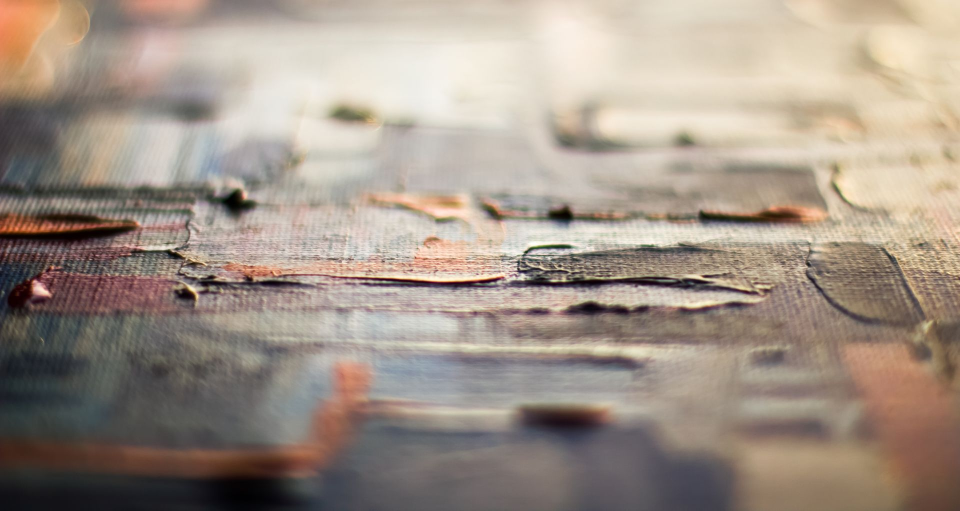
#> input picture textures-source/paint-pexels-oil-1047525.jpg, 1920 x 1022 px, given as the content of the folder ../textures-source/paint-pexels-oil-1047525.jpg, which was not available (shown at 1/2 size)
$ python prepare_textures.py ../textures-source/paint-pexels-oil-1047525.jpg ../textures-source/paint-pexels-rough-canvas-25949753.jpg
#> lines starting #> are read from the running program, lines starting #| are printed output that depends on the picture
"""Turn texture photos (Pexels, Pixabay, your own scans) into overlay tiles.

    python3 web/tools/prepare_textures.py <folder of photos> web/assets

Each photo becomes a neutral-grey, colour-free, seamless 1024 px tile that
only carries surface (weave, tooth, brush marks), so laying it over the art in
soft-light/overlay never tints the painting. Name each photo with a prefix
saying which layer it belongs to:

    weave-*.jpg   canvas, linen, jute, fabric
    paper-*.jpg   paper, watercolour paper
    paint-*.jpg   brushstrokes, oil paint, gesso, plaster, grunge

Writes assets/texture/<name>.webp and rewrites assets/textures.js (the list
the site reads), keeping the generated textures that are already there.
"""
import glob
import json
import os
import sys

import numpy as np
from PIL import Image, ImageFilter

SRC, ASSETS = sys.argv[1], sys.argv[2]
OUT = os.path.join(ASSETS, "texture")
N = 1024
os.makedirs(OUT, exist_ok=True)


def tile(path, seamless=True):
    """seamless=True: a repeating 1024 tile (fine, even weaves).
    seamless=False: one 1600 px sheet laid once over the whole frame (paper,
    paint: large marks that would show a seam if repeated)."""
#> called with path = '_only/paint-pexels-oil-1047525.jpg', seamless = False
    n = N if seamless else 1600
    im = Image.open(path).convert("L")
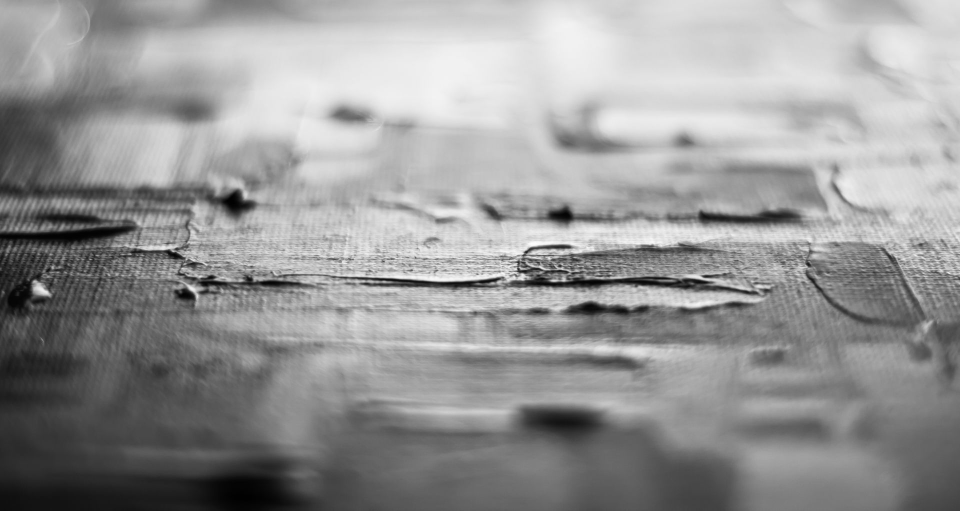
#> im: PIL image 1920x1022 L (shown at 1/2 size); min 0, max 254, mean 150.2
    # centre square, then to working size
    w, h = im.size
#> w = 1920; h = 1022
    s = min(w, h)
#> s = 1022
    im = im.crop(((w - s) // 2, (h - s) // 2, (w - s) // 2 + s, (h - s) // 2 + s)).resize((n, n), Image.LANCZOS)
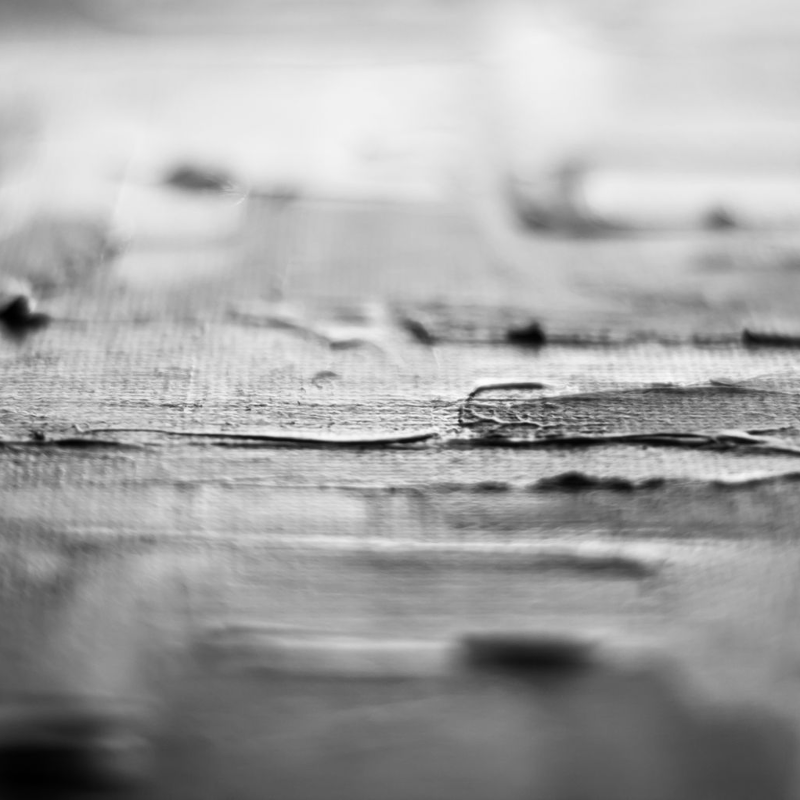
#> im: PIL image 1600x1600 L (shown at 1/2 size); min 0, max 255, mean 164.8
    a = np.asarray(im).astype(np.float64)
    # keep only the surface: subtract the broad light/shadow (high-pass)
    low = np.asarray(im.filter(ImageFilter.GaussianBlur(28))).astype(np.float64)
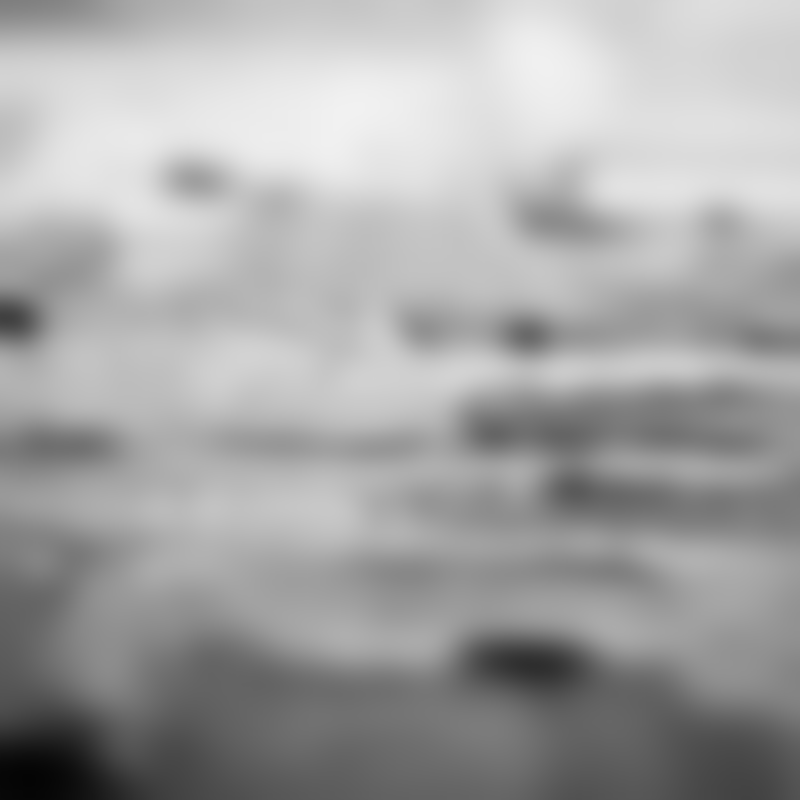
#> low: shape (1600, 1600) float64 (shown at 1/2 size); min 4, max 241, mean 164.8
    hp = a - low
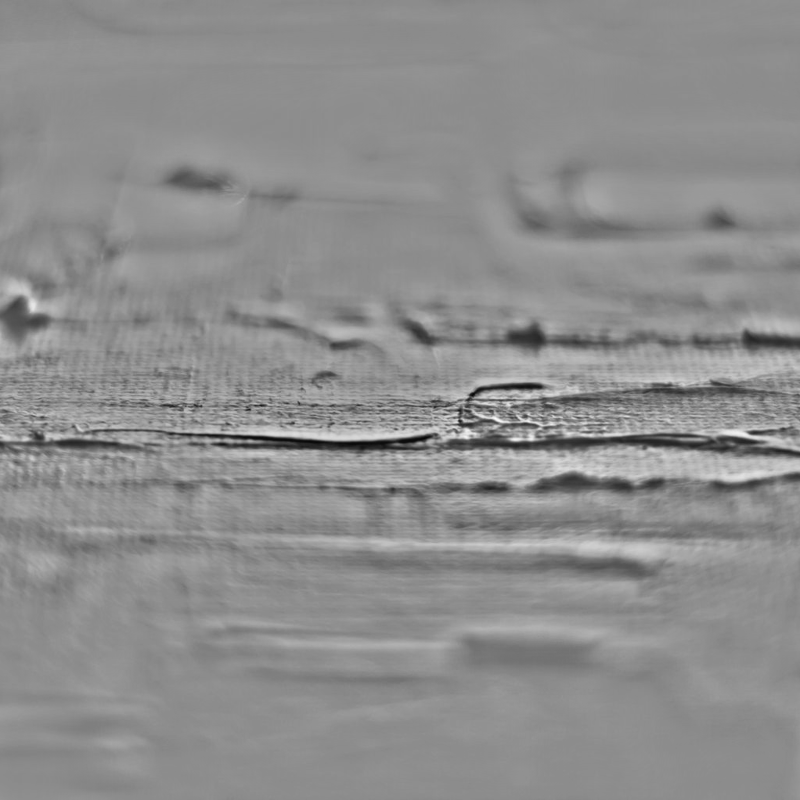
#> hp: shape (1600, 1600) float64 (shown at 1/2 size); min -153, max 122, mean 0; drawn with min black and max white
    hp = hp / (hp.std() + 1e-6)
    if not seamless:
        return Image.fromarray(np.clip(128 + hp * 22, 0, 255).astype("uint8"))
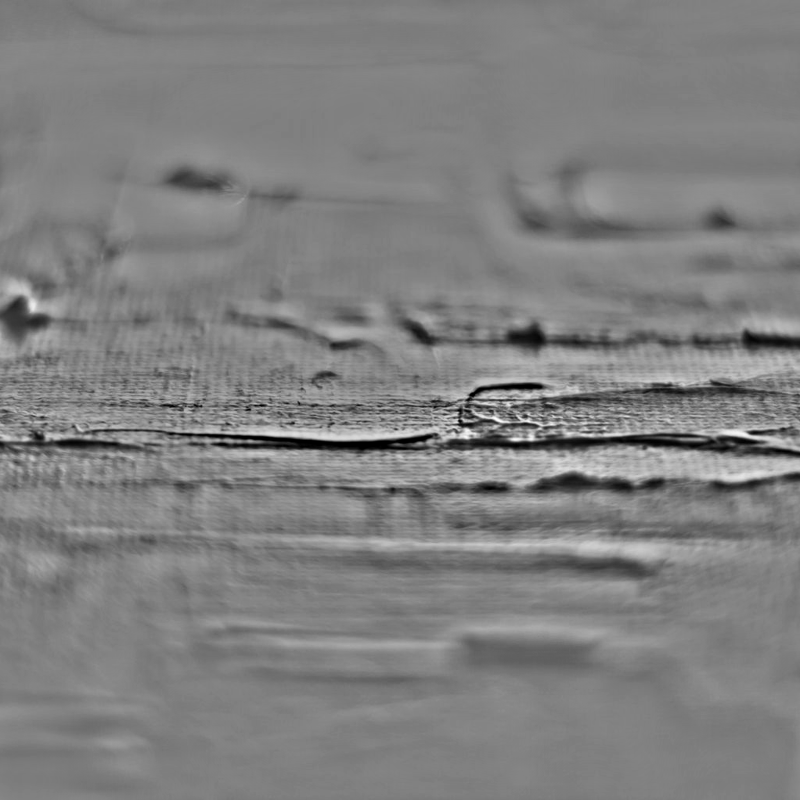
#> returned value: PIL image 1600x1600 L (shown at 1/2 size); min 0, max 255, mean 127.6
    # seamless: cross-fade the tile with itself shifted by half, weighted so
    # each copy's seams sit where the other is strongest
    shifted = np.roll(np.roll(hp, N // 2, 0), N // 2, 1)
    y, x = np.mgrid[0:N, 0:N] / N
    wgt = (np.sin(np.pi * x) * np.sin(np.pi * y)) ** 0.5
    mix = (hp * wgt + shifted * (1 - wgt)) / np.sqrt(wgt ** 2 + (1 - wgt) ** 2)
    out = np.clip(128 + mix * 22, 0, 255).astype("uint8")
    return Image.fromarray(out)


entries = []
lst = os.path.join(ASSETS, "textures.js")
if os.path.exists(lst):
    txt = open(lst).read()
    entries = json.loads(txt[txt.index("["): txt.rindex("]") + 1])
names = {e["file"] for e in entries}

for path in sorted(glob.glob(os.path.join(SRC, "*.*"))):
    base = os.path.splitext(os.path.basename(path))[0]
    kind = base.split("-", 1)[0]
    if kind not in ("weave", "paper", "paint"):
        print("skip (name must start weave-/paper-/paint-):", base)
        continue
    seamless = kind == "weave"
    tile(path, seamless).save(os.path.join(OUT, base + ".webp"), quality=86)
    entry = {"file": base, "kind": kind, "mode": "repeat" if seamless else "cover"}
    entries = [e for e in entries if e["file"] != base] + [entry]
    names.add(base)
    print("ok", base)

with open(lst, "w") as f:
    f.write("// Overlay textures: tools/prepare_textures.py writes this. kind = weave | paper | paint\n")
    f.write("window.PERCEPTION_TEXTURES = " + json.dumps(entries, indent=1) + ";\n")
print(len(entries), "textures listed")

$ run again, on textures-source/paint-pixabay-grunge-2937278.jpg
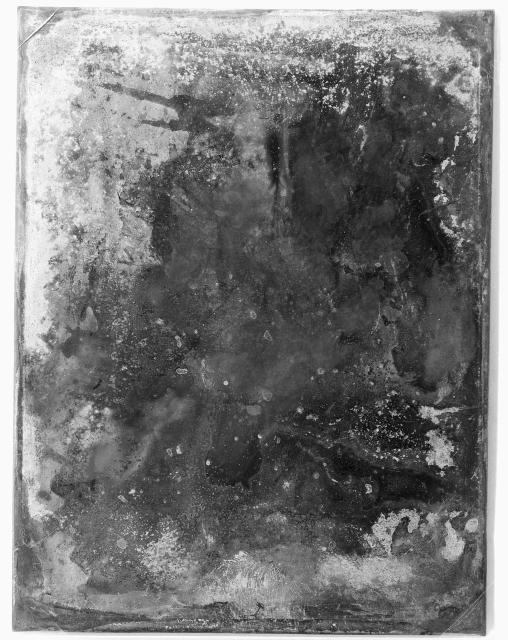
#> input picture textures-source/paint-pixabay-grunge-2937278.jpg, 1015 x 1280 px, given as the content of the folder ../textures-source/paint-pixabay-grunge-2937278.jpg, which was not available (shown at 1/2 size)
#> in tile, im is the input picture: PIL image 1015x1280 L; min 0, max 255, mean 118.5
#> im: PIL image 1600x1600 L
#> in tile, `hp = a - low`:
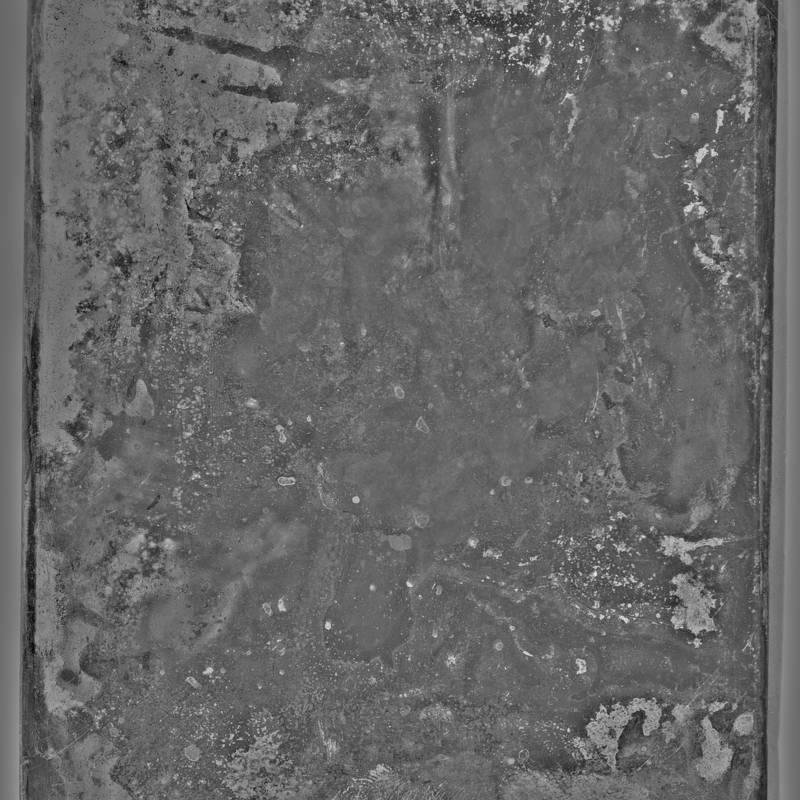
#> hp: shape (1600, 1600) float64 (shown at 1/2 size); min -132, max 195, mean -0.1; drawn with min black and max white
#> in tile, `return Image.fromarray(np.clip(128 + hp * 22, 0, 255).astype("uint8"))`:
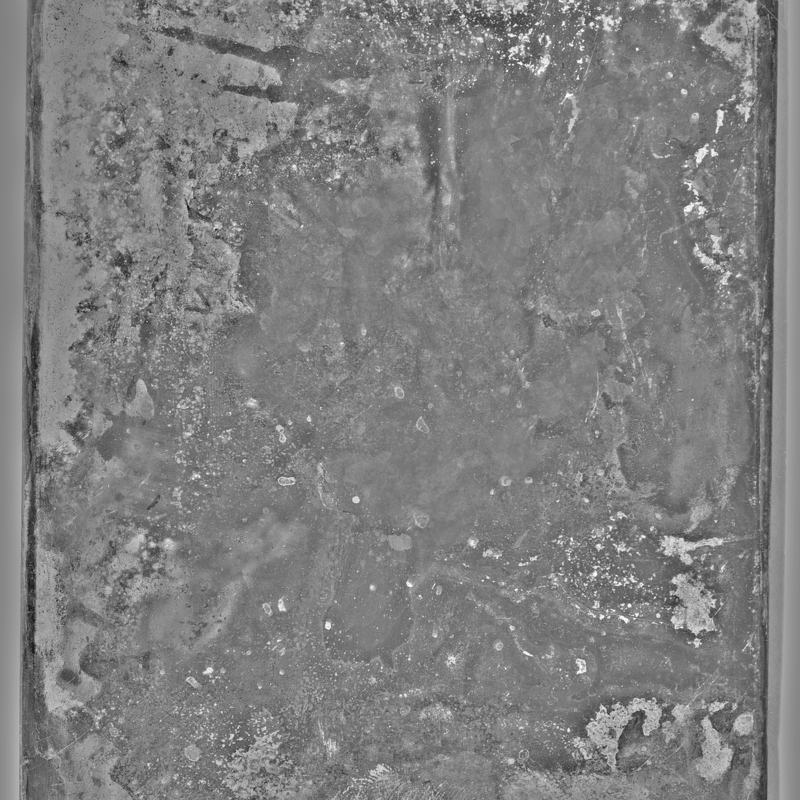
#> returned value: PIL image 1600x1600 L (shown at 1/2 size); min 12, max 255, mean 127.4
